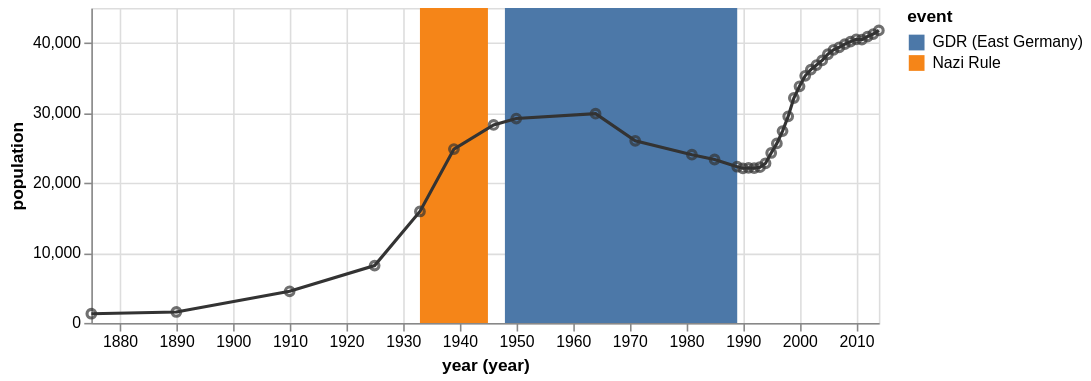

Vega-Lite specification for this chart:
### Vega specification from a JSON file in a GitHub repository (floating-point values rounded to 4 significant figures)
{"$schema": "https://vega.github.io/schema/vega/v5.json", "description": "The population of the German city of Falkensee over time", "background": "white", "padding": 5, "width": 500, "height": 200, "style": "cell", "data": [{"name": "source_0", "values": [{"year": "1875", "population": 1309}, {"year": "1890", "population": 1558}, {"year": "1910", "population": 4512}, {"year": "1925", "population": 8180}, {"year": "1933", "population": 15915}, {"year": "1939", "population": 24824}, {"year": "1946", "population": 28275}, {"year": "1950", "population": 29189}, {"year": "1964", "population": 29881}, {"year": "1971", "population": 26007}, {"year": "1981", "population": 24029}, {"year": "1985", "population": 23340}, {"year": "1989", "population": 22307}, {"year": "1990", "population": 22087}, {"year": "1991", "population": 22139}, {"year": "1992", "population": 22105}, {"year": "1993", "population": 22242}, {"year": "1994", "population": 22801}, {"year": "1995", "population": 24273}, {"year": "1996", "population": 25640}, {"year": "1997", "population": 27393}, {"year": "1998", "population": 29505}, {"year": "1999", "population": 32124}, {"year": "2000", "population": 33791}, {"year": "2001", "population": 35297}, {"year": "2002", "population": 36179}, {"year": "2003", "population": 36829}, {"year": "2004", "population": 37493}, {"year": "2005", "population": 38376}, {"year": "2006", "population": 39008}, {"year": "2007", "population": 39366}, {"year": "2008", "population": 39821}, {"year": "2009", "population": 40179}, {"year": "2010", "population": 40511}, {"year": "2011", "population": 40465}, {"year": "2012", "population": 40905}, {"year": "2013", "population": 41258}, {"year": "2014", "population": 41777}]}, {"name": "source_1", "values": [{"start": "1933", "end": "1945", "event": "Nazi Rule"}, {"start": "1948", "end": "1989", "event": "GDR (East Germany)"}]}, {"name": "data_0", "source": "source_0", "transform": [{"type": "formula", "expr": "timeParse(datum[\"year\"],'%Y')", "as": "year"}, {"field": "year", "type": "timeunit", "units": ["year"], "as": ["year_year", "year_year_end"]}]}, {"name": "data_1", "source": "data_0", "transform": [{"type": "filter", "expr": "(isDate(datum[\"year_year\"]) || (isValid(datum[\"year_year\"]) && isFinite(+datum[\"year_year\"]))) && isValid(datum[\"population\"]) && isFinite(+datum[\"population\"])"}]}, {"name": "data_2", "source": "source_1", "transform": [{"type": "formula", "expr": "timeParse(datum[\"start\"],'%Y')", "as": "start"}, {"type": "formula", "expr": "timeParse(datum[\"end\"],'%Y')", "as": "end"}, {"field": "start", "type": "timeunit", "units": ["year"], "as": ["year_start", "year_start_end"]}, {"field": "end", "type": "timeunit", "units": ["year"], "as": ["year_end", "year_end_end"]}, {"type": "filter", "expr": "(isDate(datum[\"year_start\"]) || (isValid(datum[\"year_start\"]) && isFinite(+datum[\"year_start\"])))"}]}], "marks": [{"name": "layer_0_marks", "type": "rect", "style": ["rect"], "from": {"data": "data_2"}, "encode": {"update": {"fill": {"scale": "color", "field": "event"}, "description": {"signal": "\"start (year): \" + (timeFormat(datum[\"year_start\"], timeUnitSpecifier([\"year\"], {\"year-month\":\"%b %Y \",\"year-month-date\":\"%b %d, %Y \"}))) + \"; end (year): \" + (timeFormat(datum[\"year_end\"], timeUnitSpecifier([\"year\"], {\"year-month\":\"%b %Y \",\"year-month-date\":\"%b %d, %Y \"}))) + \"; event: \" + (isValid(datum[\"event\"]) ? datum[\"event\"] : \"\"+datum[\"event\"])"}, "x": {"scale": "x", "field": "year_start"}, "x2": {"scale": "x", "field": "year_end"}, "y": {"value": 0}, "y2": {"field": {"group": "height"}}}}}, {"name": "layer_1_marks", "type": "line", "style": ["line"], "sort": {"field": "datum[\"year_year\"]"}, "from": {"data": "data_0"}, "encode": {"update": {"stroke": {"value": "#333"}, "description": {"signal": "\"year (year): \" + (timeFormat(datum[\"year_year\"], timeUnitSpecifier([\"year\"], {\"year-month\":\"%b %Y \",\"year-month-date\":\"%b %d, %Y \"}))) + \"; population: \" + (format(datum[\"population\"], \"\"))"}, "x": {"scale": "x", "field": "year_year"}, "y": {"scale": "y", "field": "population"}, "defined": {"signal": "isValid(datum[\"year_year\"]) && isFinite(+datum[\"year_year\"]) && isValid(datum[\"population\"]) && isFinite(+datum[\"population\"])"}}}}, {"name": "layer_2_marks", "type": "symbol", "style": ["point"], "from": {"data": "data_1"}, "encode": {"update": {"opacity": {"value": 0.7}, "fill": {"value": "transparent"}, "stroke": {"value": "#333"}, "ariaRoleDescription": {"value": "point"}, "description": {"signal": "\"year (year): \" + (timeFormat(datum[\"year_year\"], timeUnitSpecifier([\"year\"], {\"year-month\":\"%b %Y \",\"year-month-date\":\"%b %d, %Y \"}))) + \"; population: \" + (format(datum[\"population\"], \"\"))"}, "x": {"scale": "x", "field": "year_year"}, "y": {"scale": "y", "field": "population"}}}}], "scales": [{"name": "x", "type": "time", "domain": {"fields": [{"data": "data_2", "field": "year_start"}, {"data": "data_2", "field": "year_end"}, {"data": "data_0", "field": "year_year"}, {"data": "data_1", "field": "year_year"}]}, "range": [0, {"signal": "width"}]}, {"name": "color", "type": "ordinal", "domain": {"data": "data_2", "field": "event", "sort": true}, "range": "category"}, {"name": "y", "type": "linear", "domain": {"fields": [{"data": "data_0", "field": "population"}, {"data": "data_1", "field": "population"}]}, "range": [{"signal": "height"}, 0], "nice": true, "zero": true}], "axes": [{"scale": "x", "orient": "bottom", "gridScale": "y", "grid": true, "tickCount": {"signal": "ceil(width/40)"}, "domain": false, "labels": false, "aria": false, "maxExtent": 0, "minExtent": 0, "ticks": false, "zindex": 0}, {"scale": "y", "orient": "left", "gridScale": "x", "grid": true, "tickCount": {"signal": "ceil(height/40)"}, "domain": false, "labels": false, "aria": false, "maxExtent": 0, "minExtent": 0, "ticks": false, "zindex": 0}, {"scale": "x", "orient": "bottom", "grid": false, "title": "year (year)", "format": {"signal": "timeUnitSpecifier([\"year\"], {\"year-month\":\"%b %Y \",\"year-month-date\":\"%b %d, %Y \"})"}, "labelFlush": true, "labelOverlap": true, "tickCount": {"signal": "ceil(width/40)"}, "zindex": 0}, {"scale": "y", "orient": "left", "grid": false, "title": "population", "labelOverlap": true, "tickCount": {"signal": "ceil(height/40)"}, "zindex": 0}], "legends": [{"fill": "color", "symbolType": "square", "title": "event"}], "config": {"projection": {"type": "equalEarth"}}}
